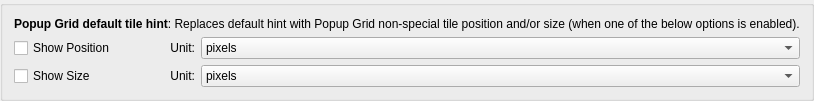
        <widget class="QGroupBox" name="groupBox_10">
         <property name="title">
          <string/>
         </property>
         <layout class="QVBoxLayout" name="verticalLayout_19">
          <item>
           <widget class="QLabel" name="label_51">
            <property name="text">
             <string>&lt;html&gt;&lt;head/&gt;&lt;body&gt;&lt;p&gt;&lt;span style=&quot; font-weight:700;&quot;&gt;Popup Grid default tile hint&lt;/span&gt;: Replaces default hint with Popup Grid non-special tile position and/or size (when one of the below options is enabled).&lt;/p&gt;&lt;/body&gt;&lt;/html&gt;</string>
            </property>
           </widget>
          </item>
          <item>
           <layout class="QGridLayout" name="gridLayout_2">
            <item row="0" column="2">
             <widget class="QComboBox" name="kcfg_positionHintFormat">
              <property name="sizePolicy">
               <sizepolicy hsizetype="Expanding" vsizetype="Fixed">
                <horstretch>4</horstretch>
                <verstretch>0</verstretch>
               </sizepolicy>
              </property>
              <item>
               <property name="text">
                <string>pixels</string>
               </property>
              </item>
              <item>
               <property name="text">
                <string>percent (%)</string>
               </property>
              </item>
             </widget>
            </item>
            <item row="0" column="0">
             <widget class="QCheckBox" name="kcfg_showPositionHint">
              <property name="sizePolicy">
               <sizepolicy hsizetype="Expanding" vsizetype="Fixed">
                <horstretch>1</horstretch>
                <verstretch>0</verstretch>
               </sizepolicy>
              </property>
              <property name="text">
               <string>Show Position</string>
              </property>
             </widget>
            </item>
            <item row="0" column="1">
             <widget class="QLabel" name="label_52">
              <property name="sizePolicy">
               <sizepolicy hsizetype="Minimum" vsizetype="Preferred">
                <horstretch>0</horstretch>
                <verstretch>0</verstretch>
               </sizepolicy>
              </property>
              <property name="text">
               <string>Unit:</string>
              </property>
              <property name="alignment">
               <set>Qt::AlignmentFlag::AlignRight|Qt::AlignmentFlag::AlignTrailing|Qt::AlignmentFlag::AlignVCenter</set>
              </property>
             </widget>
            </item>
            <item row="1" column="0">
             <widget class="QCheckBox" name="kcfg_showSizeHint">
              <property name="sizePolicy">
               <sizepolicy hsizetype="Minimum" vsizetype="Preferred">
                <horstretch>0</horstretch>
                <verstretch>0</verstretch>
               </sizepolicy>
              </property>
              <property name="text">
               <string>Show Size</string>
              </property>
             </widget>
            </item>
            <item row="1" column="2">
             <widget class="QComboBox" name="kcfg_sizeHintFormat">
              <property name="sizePolicy">
               <sizepolicy hsizetype="Expanding" vsizetype="Fixed">
                <horstretch>0</horstretch>
                <verstretch>0</verstretch>
               </sizepolicy>
              </property>
              <item>
               <property name="text">
                <string>pixels</string>
               </property>
              </item>
              <item>
               <property name="text">
                <string>percent (%)</string>
               </property>
              </item>
             </widget>
            </item>
            <item row="1" column="1">
             <widget class="QLabel" name="label_53">
              <property name="sizePolicy">
               <sizepolicy hsizetype="Minimum" vsizetype="Preferred">
                <horstretch>0</horstretch>
                <verstretch>0</verstretch>
               </sizepolicy>
              </property>
              <property name="text">
               <string>Unit:</string>
              </property>
              <property name="alignment">
               <set>Qt::AlignmentFlag::AlignRight|Qt::AlignmentFlag::AlignTrailing|Qt::AlignmentFlag::AlignVCenter</set>
              </property>
             </widget>
            </item>
           </layout>
          </item>
         </layout>
        </widget>
